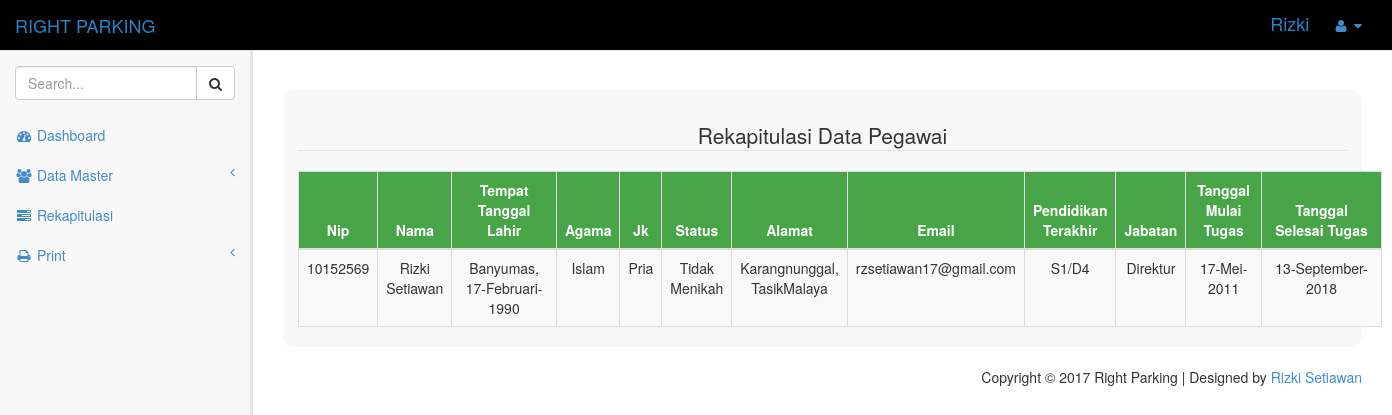
The page /rekap.php (signed in) on the database its author committed.
### tables this page shows
CREATE TABLE `tbl_pegawai` (
  `nip` int(50) NOT NULL,
  `nama` varchar(50) NOT NULL,
  `tempat` varchar(50) NOT NULL,
  `tgl` int(20) NOT NULL,
  `bln` varchar(20) NOT NULL,
  `tahun` varchar(20) NOT NULL,
  `agama` varchar(50) NOT NULL,
  `jk` varchar(20) NOT NULL,
  `stat_pernikahan` varchar(20) NOT NULL,
  `alamat` varchar(50) NOT NULL,
  `email` varchar(50) NOT NULL
);

CREATE TABLE `tbl_pendidikan` (
  `id_data_pendidikan` int(50) NOT NULL,
  `nip` int(50) NOT NULL,
  `pendidikan_akhir` varchar(50) NOT NULL
);

CREATE TABLE `tbl_jabatan` (
  `id_jabatan` int(50) NOT NULL,
  `nip` int(50) NOT NULL,
  `jabatan` varchar(50) NOT NULL,
  `tglmulai` int(20) NOT NULL,
  `blnmulai` varchar(20) NOT NULL,
  `tahunmulai` varchar(20) NOT NULL,
  `tglselesai` int(20) NOT NULL,
  `blnselesai` varchar(20) NOT NULL,
  `tahunselesai` varchar(20) NOT NULL
);

### rekap.php (the view, shortened to what this page needs)
 <?php
    if(!isset($_SESSION['user'])){?>
    <script language="javascript" type="text/javascript">
    alert("Silahkan Login Terlebih Dahulu");
    document.location='login.php';
    </script><?php
    } else {
?>
<!DOCTYPE html>
<html>
<head>
    <link href="css/bootstrap.min.css" rel="stylesheet">
    <link href="font-awesome/css/font-awesome.css" rel="stylesheet">
    <link href="css/sb-admin.css" rel="stylesheet">
</head>
<body >
    <div id="wrapper">
        <nav class="navbar navbar-default navbar-fixed-top" role="navigation" style="margin-bottom: 0; background-color: black;">
            <div class="navbar-header">
                <a class="navbar-brand" href="index.php" style="color: #2883C8;">RIGHT PARKING</a>
            </div>
            <ul class="nav navbar-top-links navbar-right">
                <li style="color:  #2883C8; ">
                    <h4><?php echo $_SESSION['user']; ?></h4>
                </li>
                <li class="dropdown">
                    <a class="dropdown-toggle" data-toggle="dropdown" href="#">
                        <i class="fa fa-user fa-fw"></i>  <i class="fa fa-caret-down"></i>
                    </a>
                </li>
            </ul>
            <div class="navbar-default navbar-static-side" role="navigation" >
                <div class="sidebar-collapse">
                    <ul class="nav" id="side-menu">
                        <li class="sidebar-search">
                            <div class="input-group custom-search-form">
                                <input type="text" class="form-control" placeholder="Search...">
                                <span class="input-group-btn">
                                <button class="btn btn-default" type="button">
                                    <i class="fa fa-search"></i>
                                </button>
                            </span>
                            </div>
                        </li>
                        <li>
                            <a href="index.php"><i class="fa fa-dashboard fa-fw"></i> Dashboard</a>
                        </li>
                        <li>
                            <a href=""><i class="fa fa-users fa-fw"></i> Data Master<span class="fa arrow"></span></a>
                        </li>
                        <li>
                            <a href="rekap.php"><i class="fa fa-tasks fa-fw"></i> Rekapitulasi</a>
                        </li>
                        <li>
                            <a href=""><i class="fa fa-print fa-fw"></i> Print<span class="fa arrow"></span></a>
                        </li>
                    </ul>
                </div>
            </div>
        </nav>
        <div id="page-wrapper">
            <div class="row">
                <div class="col-lg-12"><br><br>
                    <div class="col-md-12 content"   style="background-color: #F8F8F8; border-radius: 10px;">
               <legend><Center><br>Rekapitulasi Data Pegawai</Center></legend>
               <p align="center">
    <table cellspacing="0" cellpadding="0" class="table table-striped table-bordered ">
        <thead style="background: #47A447; color: white;">
            <tr>
                <th><center>Nip</center></th>
                <th><center>Nama</center></th>
                <th><center>Tempat Tanggal Lahir</center></th>
                <th><center>Agama</center></th>
                <th><center>Jk</center></th>
                <th><center>Status</center></th>
                <th><center>Alamat</center></th>
                <th><center>Email</center></th>
                <th><center>Pendidikan Terakhir</center></th>
                <th><center>Jabatan</center></th>
                <th><center>Tanggal Mulai Tugas</center></th>
                <th><center>Tanggal Selesai Tugas</center></th>
            </tr>
        </thead>
        <tbody align="center">
            <?php
            require_once 'config.php';
            $sql = "SELECT tbl_pegawai.nip,tbl_pegawai.nama, tbl_pegawai.tempat, tbl_pegawai.tgl, tbl_pegawai.bln,tbl_pegawai.tahun,tbl_pegawai.agama,tbl_pegawai.jk,tbl_pegawai.stat_pernikahan,tbl_pegawai.alamat,tbl_pegawai.email,tbl_pendidikan.pendidikan_akhir,tbl_jabatan.jabatan,tbl_jabatan.tglmulai,tbl_jabatan.blnmulai,tbl_jabatan.tahunmulai,tbl_jabatan.tglselesai,tbl_jabatan.blnselesai,tbl_jabatan.tahunselesai from tbl_pegawai, tbl_pendidikan, tbl_jabatan where tbl_pegawai.nip=tbl_jabatan.nip and tbl_pegawai.nip=tbl_pendidikan.nip ";
            $result = $connect->query($sql);
            if($result->num_rows > 0) {
                while($row = $result->fetch_assoc()) {
                    echo "<tr>
                        <td>".$row['nip']."</td>
                        <td>".$row['nama']."</td>
                        <td>
                        ".$row['tempat'].",
                        ".$row['tgl']."-".$row['bln']."-".$row['tahun']."
                        </td>
                        <td>".$row['agama']."</td>
                        <td>".$row['jk']."</td>
                        <td>".$row['stat_pernikahan']."</td>
                        <td>".$row['alamat']."</td>
                        <td>".$row['email']."</td>
                        <td>".$row['pendidikan_akhir']."</td>
                        <td>".$row['jabatan']."</td>
                        <td>
                        ".$row['tglmulai']."-".$row['blnmulai']."-".$row['tahunmulai']."
                        </td>
                        <td>
                        ".$row['tglselesai']."-".$row['blnselesai']."-".$row['tahunselesai']."
                        </td>
                    </tr>";
                     }
                     } else {
                    echo "<tr><td colspan='12'><center>Belum Ada Data<center></td></tr>";
                    }
                    ?>
                </tbody>
                </table>
        </div>
                </div>
            </div>
            <footer class="text-right"><br>
                <p>Copyright &copy; 2017 Right Parking
                | Designed by <a href="http://www.templatemo.com" target="_parent">Rizki Setiawan</a></p>
            </footer>
        </div>
    </div>
</body>
</html>
<?php } ?>

### css/sb-admin.css (style rules this page uses)
body { background-color: #f8f8f8; padding-top: 100px; }
@media (min-width:768px) { body { padding-top: 50px; } }
#wrapper { width: 100%; }
#page-wrapper { padding: 0 15px; min-height: 568px; background-color: #fff; }
@media (min-width:768px) { #page-wrapper { position: inherit; margin: 0 0 0 250px; padding: 0 30px; min-height: 1300px; border-left: 3px solid #e7e7e7; } }
.navbar-top-links li { display: inline-block; }
.navbar-top-links li:last-child { margin-right: 15px; }
.navbar-top-links li a { padding: 15px; min-height: 50px; }
.sidebar-search { padding: 15px; }
.arrow { float: right; }
.fa.arrow:before { content: "\f104"; }
@media (min-width:768px) { .navbar-static-side { z-index: 1; position: absolute; width: 250px; margin-top: 51px; } }

### rows shown on the page
tbl_pegawai: nip "10152569", nama "Rizki Setiawan", tempat "Banyumas", tgl "17", bln "Februari", tahun "1990", agama "Islam", jk "Pria", stat_pernikahan "Tidak Menikah", alamat "Karangnunggal, TasikMalaya", email "rzsetiawan17@gmail.com", tbl_pendidikan.pendidikan_akhir "S1/D4", tbl_jabatan.jabatan "Direktur", tbl_jabatan.tglmulai "17", tbl_jabatan.blnmulai "Mei", tbl_jabatan.tahunmulai "2011", tbl_jabatan.tglselesai "13", tbl_jabatan.blnselesai "September", tbl_jabatan.tahunselesai "2018"

### other values the page prints
$_SESSION['user'] "Rizki"
